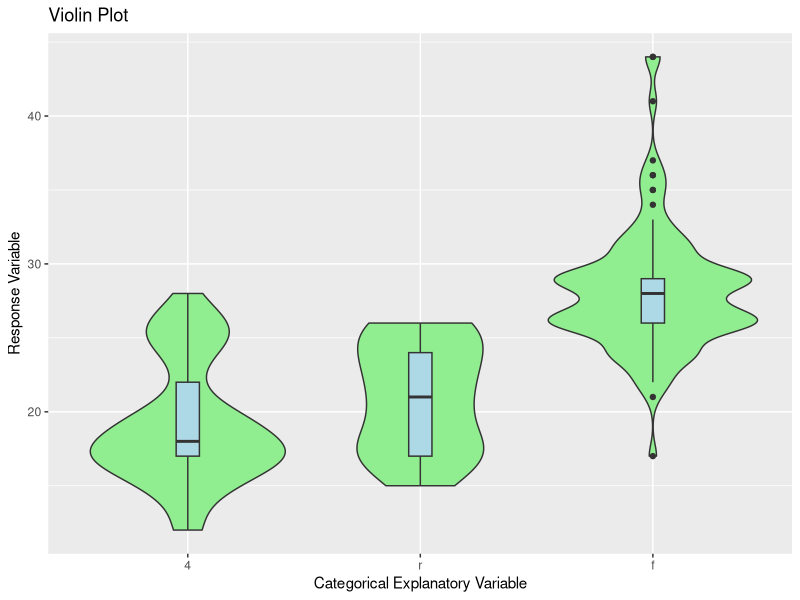

Reproduce this figure in R. (Note: this script raises an error after producing the figure.)
# Model Families
# Initial: 27 Mar 2019
# Revision: 28 Mar 2019
# Ray Nelson

# Libraries
library(tidyverse)
library(modelr)
library(MASS)

# Function definitions ---------------------------------------------------------
## Violin plot
violin_plot <- function(data_set, x, y) {
  x <- data_set[[x]]
  y <- data_set[[y]]
  tibble(x = x, y = y) %>%
    ggplot(aes(reorder(x, y, FUN = median), y)) +
    geom_violin(fill = "lightgreen") +
    geom_boxplot(width = 0.10, fill = "lightblue") +
    labs(title = "Violin Plot",
         x = "Categorical Explanatory Variable",
         y = "Response Variable")
}

## Relationship between response and explanatory
relationship <- function(data_set, x, y) {
  data_set %>%
    ggplot(aes_string(x, y)) +
    geom_point() +
    geom_smooth(method = "lm") +
    geom_smooth(colour = "red") +
    labs(title = "Relationship between response and explanatory variables",
         x = "Explanatory Variable",
         y = "Response Variable")
}

## main effects
graph_main_effects <- function(data_set, model, category, y) {
  data_set %>% 
    add_predictions(model = model, var = "pred") %>% 
    ggplot(aes_string(x = category, y = y, color = x)) +
    geom_point(show.legend = FALSE, position = "jitter") +
    geom_point(aes(y = pred), show.legend = FALSE, size = 5,
               color = "black", shape = 3,) +
    labs(
      title = "Visualization of different models.",
      x = "Explanatory Variable",
      y = "Response Variable"
    )
}

## Analysis of covariance
graph_predictions <- function(data_set, model, x, y, category) {
  data_set %>% 
    add_predictions(model = model, var = "pred") %>% 
    ggplot(aes_string(x = x, y = y, color = category)) +
    geom_point() +
    geom_line(aes(y = pred)) +
    labs(
      title = "Visualization of different models.",
      x = "Explanatory Variable",
      y = "Response Variable"
    )
}

# MPG Data Set -----------------------------------------------------------------
mpg %>% glimpse()

## Differences in hwy conditioned on the type of drive train of the vehicle
violin_plot(mpg, "drv", "hwy")

## Simple model with class as a predictor of highway miles per gallon
zero_slope <- lm(hwy ~ drv, data = mpg)
zero_slope %>% summary()
graph_main_effects(mpg, zero_slope, "drv", "hwy")

## Does displacement have an effect on mileage?
relationship(mpg, "displ", "hwy")

## Common slope for displacement and different intercepts based on drive train of vehicle
common_slope <- lm(hwy ~ displ + drv, data = mpg)
common_slope %>% summary()
graph_predictions(mpg, common_slope, "displ", "hwy", "drv")

## Different slopes and intercepts for each drive train of vehicle
different_slopes <- lm(hwy ~ displ + drv + displ * drv, data = mpg)
different_slopes %>% summary()
graph_predictions(mpg, different_slopes, "displ", "hwy", "drv")

# Diamonds ----- ---------------------------------------------------------------
## Select a subset of the diamonds by taking a random sample of 1000
data(diamonds)
diamonds_subset <- diamonds %>% sample_n(1000)
diamonds_subset %>% glimpse()

## Differences in price conditioned on the cut of the diamonds
violin_plot(diamonds_subset, "cut", "price")

## Simple model with type of motor as a predictor of highway miles per gallon
zero_slope <- lm(price ~ cut, data = diamonds_subset)
zero_slope %>%  summary()
graph_main_effects(diamonds_subset, zero_slope, "cut", "price")

## Does diamond weight have an effect?
relationship(diamonds_subset, "carat", "price")

## Common slope for displacement and different intercepts based on class of vehicle
common_slope <- lm(price ~ carat + cut, data = diamonds_subset)
common_slope %>% summary()
graph_predictions(diamonds_subset, common_slope, "carat", "price", "cut")

## Different slopes and intercepts for each class of vehicle
different_slopes <- lm(price ~ carat + cut + carat * cut, data = diamonds_subset)
different_slopes %>% summary()
graph_predictions(diamonds_subset, different_slopes, "carat", "price", "cut")

# mtcars data frame ------------------------------------------------------------
## Create factors
data(mtcars)
mtcars$vs <- factor(mtcars$vs, levels = c(0, 1), labels = c("v-shaped", "straight"))
mtcars$am <- factor(mtcars$am, levels = c(0, 1), labels = c("automatic", "manual"))
glimpse(mtcars)

## Type of motor ---------------------------------------------------------------

## Differences in mpg conditioned on the type of motor of the vehicle
violin_plot(mtcars, "vs", "mpg")

## Simple model with type of motor as a predictor
zero_slope <- lm(mpg ~ vs, data = mtcars)
zero_slope %>%  summary()
graph_main_effects(mtcars, zero_slope, "vs", "mpg")

## Does weight have an effect?
relationship(mtcars, "wt", "mpg")

## Common slope for displacement and different intercepts based on type of motor
common_slope <- lm(mpg ~ wt + vs, data = mtcars)
common_slope %>% summary()
graph_predictions(mtcars, common_slope, "wt", "mpg", "vs")

## Different slopes and intercepts for each type of motor
different_slopes <- lm(mpg ~ wt + vs + wt * vs, data = mtcars)
different_slopes %>% summary()
graph_predictions(mtcars, different_slopes, "wt", "mpg", "vs")

## Type of transmission --------------------------------------------------------

## Differences in mpg conditioned on the transmission of the vehicle
violin_plot(mtcars, "am", "mpg")

## Simple model with transmission as a predictor of highway miles per gallon
zero_slope <- lm(mpg ~ am, data = mtcars)
zero_slope %>%  summary()
graph_main_effects(mtcars, zero_slope, "am", "mpg")

## Does displacement have an effect on mileage?
relationship(mtcars, "disp", "mpg")

## Common slope for displacement and different intercepts based on transmission
common_slope <- lm(mpg ~ disp + am, data = mtcars)
common_slope %>% summary()
graph_predictions(mtcars, common_slope, "disp", "mpg", "am")

## Different slopes and intercepts for each type of transmission
different_slopes <- lm(mpg ~ disp + am + disp * am, data = mtcars)
different_slopes %>% summary()
graph_predictions(mtcars, different_slopes, "disp", "mpg", "am")

## Choose among all the variables and interactions

big_model <- lm(mpg ~ cyl + disp + hp + drat + wt + qsec + vs + am, data = mtcars)
big_model %>% summary()
big_model %>% anova()
big_model %>% stepAIC()

## Model with interactions

interactions_model <- lm(mpg ~ wt + qsec + am + wt * am + qsec * am, data = mtcars)
interactions_model %>% summary()
interactions_model %>% anova()
interactions_model %>% stepAIC()
